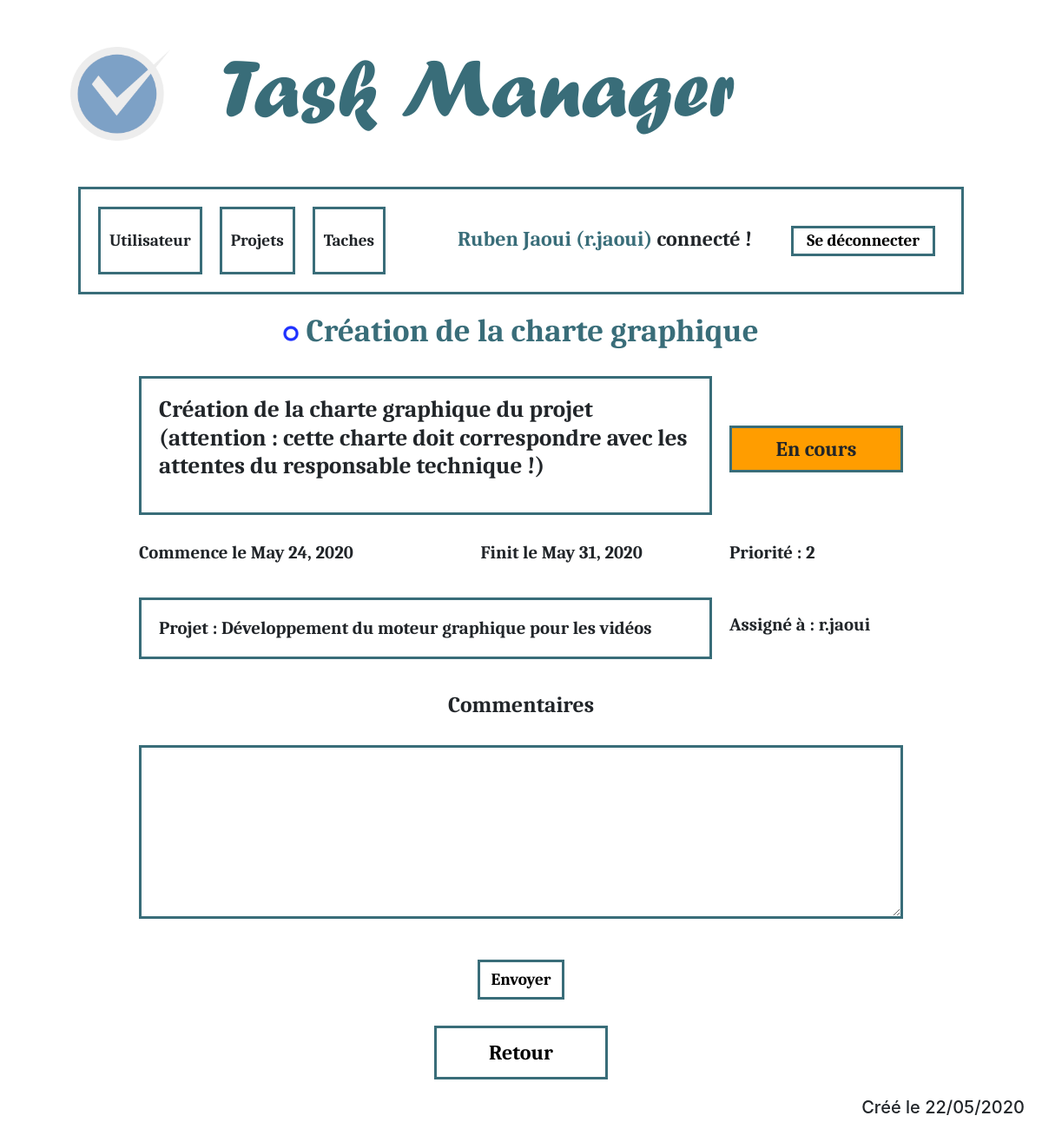
The app's page /manager/task/27 (signed in) with its own data.
### taskmanager/models.py (models this page shows, shortened)
class Tache(models.Model):
    titre = models.CharField(max_length=100)
    description = models.TextField()
    start = models.DateField(default=timezone.now)
    end = models.DateField(default=timezone.now)
    priority = models.IntegerField(default=1)
    assigned = models.ForeignKey(User, on_delete=models.CASCADE)
    status = models.ForeignKey('Statut', on_delete=models.CASCADE)
    projet = models.ForeignKey('Projet', on_delete=models.CASCADE)
    class Meta:
        verbose_name = "tache"

class Statut(models.Model):
    nom = models.CharField(max_length=50)
    couleur = models.CharField(max_length=50)
    class Meta:
        verbose_name = "statut"
    def __str__(self):
        return self.nom

class Projet(models.Model):
    nom = models.CharField(max_length=100)
    class Meta:
        verbose_name = "projet"
    def __str__(self):
        return self.nom

### taskmanager/views.py (the view)
# urls.py: path('task/<int:id>', tache, name = "Tache"),
def tache(request, id):
    connected = request.user.is_authenticated
    name = ""
    username = ""
    tache = None
    commentaires = None
    if connected:
        name = request.user.first_name + " " + request.user.last_name
        username = request.user.username
        if request.user.has_perm('taskmanager.view_tache'):
            modify = request.user.has_perm('taskmanager.change_tache')
            view_comments = request.user.has_perm('taskmanager.view_commentaire')
            add_comment = request.user.has_perm('taskmanager.add_commentaire')
            modify_comment = request.user.has_perm('taskmanager.change_commentaire')
            delete_comment = request.user.has_perm('taskmanager.delete_commentaire')
            tache = Tache.objects.get(id=id)
            commentaires = Commentaire.objects.filter(tache = tache).order_by('date')
        else:
            return redirect(denied)
    else:
        return redirect(connect)
    return render(request, 'taskmanager/tache.html', locals())

### templates/taskmanager/tache.html (shortened to what this page needs)
{% extends "base.html" %}
{% load static %}
{% block css %}<link rel="stylesheet" href="{% static 'css/taskmanager/tache.css' %} ">{% endblock %}
{% block contenu %}
    <h3>
        {% if modify %}
            <a href="{% url "Modification Tache" tache.id %}"><img src="{% static "images/mod.png" %}" alt="mod" width = "18px"/></a>
        {% endif %}
        {{ tache.titre }}
    </h3>
    <table class="content">
        <tr>
            <td colspan="2">
                <h5>{{ tache.description|linebreaks }}</h5>
            </td>
            <td>
                <div class="stat">
                    <h4 class="size-stat" style="background-color:{{ tache.status.couleur }};" >{{ tache.status }}</h4>
                </div>
            </td>
        </tr>
        <tr>
            <td>
                <p>Commence le {{ tache.start }}</p>
            </td>
            <td>
                <p>Finit le {{ tache.end }}</p>
            </td>
            <td>
                <p>Priorité : {{ tache.priority }}</p>
            </td>
        </tr>
        <tr>
            <td colspan="2">
                <h5>Projet : {{ tache.projet }}</h5>
            </td>
            <td>
                <p>Assigné à : {{ tache.assigned }}</p>
            </td>
        </tr>
    </table>
    {% if view_comments %}
        <h4 id="subtitle">Commentaires</h4>
    {% else %}
        <h4 id="subtitle">Commentaires non visibles</h4>
    {% endif %}
    {% if add_comment %}
        <form action="{% url "Ajout Commentaire" tache.id %}" method="post">
            <table id="new-comment">
                <tr>
                    <td>
                        <textarea id="text" name="text"></textarea>
                    </td>
                </tr>
                <tr>
                    <td class="centered-cell">
                        <input type="submit" value="Envoyer" id="send-comm">
                    </td>
                </tr>
            </table>
        </form>
    {% endif %}
    <a id="ret" href="{% url "Projet" tache.projet.id %}"><p>Retour</p></a>
{% endblock %}

### templates/base.html (shortened to what this page needs)
<!DOCTYPE html>
<html lang="en">
<head>
    {% load static %}
    <link rel="stylesheet" href="https://maxcdn.bootstrapcdn.com/bootstrap/4.5.0/css/bootstrap.min.css">
    <link rel="stylesheet" href="{% static 'css/base.css' %} ">
    {% block css %}{% endblock %}
</head>
<body>
    <div class="center per-90">
        <table id="full">
            <tr>
                <td id = "icon-cont">
                    <img src="{% static "images/icon.png" %}" alt="logo" id="icon"/>
                </td>
                <td>
                    <h1 id = "title">Task Manager</h1>
                </td>
            </tr>
        </table>
    </div>
    <div class="center bloc-85">
        {% if connected %}
            <table id="header">
                <tr>
                    <td class="header-button"><a href="{% url "Utilisateur" %}"><h4 class="regular no-margin">Utilisateur</h4></a></td>
                    <td class="space"></td>
                    <td class="header-button"><a href="{% url "Projets" %}"><h4 class="regular no-margin">Projets</h4></a></td>
                    <td class="space"></td>
                    <td class="header-button"><a href="{% url "Taches" %}"><h4 class="regular no-margin">Taches</h4></a></td>
                    <td id="last">
                        <h4 class="regular right"><span>{{ name }} ({{ username }})</span> connecté ! <a href="{% url "Deconnexion" %}"><button id="disconnect">Se déconnecter</button></a></h4>
                    </td>
                </tr>
            </table>
        {% else %}
            <h4 class="regular">Non connecté...</h4>
        {% endif %}
    </div>
    <div id="content" class="regular">
        {% block contenu %}{% endblock %}
    </div>
    <h5>Créé le 22/05/2020</h5>
</body>
</html>

### static/css/base.css (style rules this page uses)
.regular { font-family: 'Caladea', serif; }
.right { text-align: right; }
#header { width: 100%; }
#last { width: 80%; }
h1 { width: 85%; margin: auto; padding: 5px; padding-bottom: 15px; font-size: 600%; color: #396d79; font-family: 'Forte', serif; }
h3 { color: #396d79; width: 85%; margin: auto; font-size: 230%; text-align: center; }
h4 { font-size: 150%; text-align: right; margin-top: 10px; margin-bottom: 10px; }
#disconnect { font-size: 80%; background-color: transparent; border: solid 3px #396d79; padding: 3px 15px; margin-left: 40px; }
h5 { text-align: right; padding: 20px; }
#icon { width: 100%; height: 100%; float:left; }
#title { margin: 30px; font-size: 600%; color: #396d79; font-family: 'Forte', serif; text-align: left; }
.bloc-85 { padding: 20px; width: 85%; border: solid 3px #396d79; margin: 15px; }
.per-90 { width: 90%; }
.center { margin: auto; text-align: center; }
#full { width: 100%; }
#icon-cont { width: 150px; height: 150px; }
span { color: #396d79; }
a { color: inherit; text-decoration: none; }
td { padding: 10px; }
.header-button { font-size: 80%; background-color: transparent; border: solid 3px #396d79; margin: auto auto auto 40px; padding: 0px; }
.space { width: 5px; }
.no-margin { margin: 0px; padding: 10px; }

### static/css/taskmanager/tache.css (style rules this page uses)
h3 { margin-top: 20px; margin-bottom: 20px; }
.content h5 { border: solid 3px #396d79; font-size: 130%; text-align: left; }
.content p { font-size: 130%; }
#subtitle { text-align: center; font-size: 160%; }
#content table { width: 75%; margin: 20px auto; }
.stat { width: 200px; }
.size-stat { padding: 10px; text-align: center; border: solid 3px #396d79; }
#ret { text-decoration:none; }
#ret p { font-size: 150%; text-decoration:none; padding: 10px; margin: auto; margin-top: 20px; text-align: center; color: black; background-color: transparent; border: solid 3px #396d79; width: 200px; }
#text { padding: 4px; margin: auto; color: black; background-color: transparent; border: solid 3px #396d79; width: 100%; height: 200px }
.centered-cell { width: 150px; text-align: center; }
#send-comm { font-size: 120%; text-decoration:none; padding: 6px; margin: auto; margin-top: 20px; text-align: center; color: black; background-color: transparent; border: solid 3px #396d79; width: 100px; }
#new-comment { width: 75%; margin: auto; }

### records on screen
Tache: titre "Création de la charte graphique", description "Création de la charte graphique du projet (attention : cette charte doit correspondre avec les attentes du responsable technique !)", status "En cours", start "May 24, 2020", end "May 31, 2020", priority "2", projet "Développement du moteur graphique pour les vidéos", assigned "r.jaoui"

### other values on screen
{{ name }} "Ruben Jaoui"
{{ username }} "r.jaoui"
